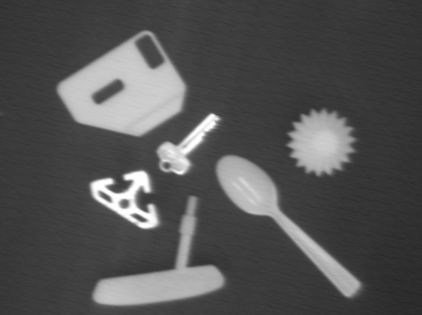
%> input picture COMS4731_HW2/hw2_dy2349/MATLAB/many_objects_1.png, 422 x 315 px, given in place of labeled_many_objects_1.png, which was not available
$ octave untitled4.m   (GNU Octave 9; MATLAB toolbox functions it lacks are replaced by stand-ins)
%> lines starting %> are read from the running program, lines starting %| are printed output that depends on the picture; pictures that were not available may be replaced by others from this repository, and a replacement may not be noted
### COMS4731_HW2/hw2_dy2349/MATLAB/compute2DProperties.m
function [db, out_img] = compute2DProperties(orig_img, labeled_img)
[m, n] = size(labeled_img);
%find the number of labeled objects
num = max(max(uint8(labeled_img)));
db = zeros(7, num);
for i = 1 : num
    db(1, i) = i;
    row_sum = 0;
    col_sum = 0;
    a_0 = 0;
    b_0 = 0;
    c_0 = 0;
    % find the indices of all the pixels equal to the particular label
    points = find(labeled_img==i);
    % the area of the object is the number of pixels equal to the
    % particular label
    area = length(points);
    db(7, i) = area;
    for j = 1 : length(points)
        x = points(j) / m;
        y = mod(points(j), m);
        row_sum = row_sum + x;
        col_sum = col_sum + y;
        a_0 = a_0 + x*x;
        b_0 = b_0 + 2*x*y;
        c_0 = c_0 + y*y;
    end
    row_pos = row_sum / area;
    col_pos = col_sum / area;
    db(2, i) = row_pos;
    db(3, i) = col_pos;
    a = a_0 - 2 * row_sum * row_pos + row_pos * row_pos * area;
    b = b_0 - 2*row_sum * col_pos - 2*col_sum * row_pos + 2*row_pos * col_pos * area;
    c = c_0 - 2 * col_sum * col_pos + col_pos * col_pos * area;
    e_min = (a + c) / 2 - sqrt(b * b + (c-a)^2) / 2;
    e_max = (a + c) / 2 + sqrt(b * b + (a-c)^2) / 2;
    db(4, i) = e_min;
    db(5, i) = atan2(b, a-c) / 2;
    db(6, i) = e_min / e_max;
end
fh1 = figure();
imshow(orig_img);
hold on;
for i = 1 : length(db(1, :))
    plot( db(2, i), db(3, i), 'ws', 'MarkerFaceColor', [1 0 0]);
    line([db(2, i)-30, db(2, i)+30],[db(3, i)-30*tan(db(5, i)), db(3, i)+ 30*tan(db(5, i))], ...
        'LineWidth',2, 'Color', [0, 1, 0]);
end
out_img = saveAnnotatedImg(fh1);
end

function annotated_img = saveAnnotatedImg(fh)
figure(fh); % Shift the focus back to the figure fh
set(fh, 'WindowStyle', 'normal');
img = getimage(fh);
truesize(fh, [size(img, 1), size(img, 2)]);
frame = getframe(fh);
pause(0.5);
annotated_img = frame.cdata;
end

### matlab_tests/untitled4.m
db_img = 'many_objects_1';
labeled_img = imread(['labeled_' db_img '.png']);
%> labeled_img is the input picture: size 315x422 uint8; min 38, max 254, mean 82.3
orig_img = imread([db_img '.png']);
[obj_db, out_img] = compute2DProperties(orig_img, labeled_img);
%> in compute2DProperties, `num = max(max(uint8(labeled_img)));`: num = 254
%> the loop in compute2DProperties, `for i = 1 : num` made 254 passes
%> (area, row_pos, col_pos, a, b, c, e_min, e_max) on passes 40 to 42: (23, 412.5, 230.3, 1615.3, -7470.8, 342410.4, 1574.3, 342451.4), (57, 411.6, 267.6, 4399.1, -9873.9, 408229.9, 4338.8, 408290.2), (88, 407.9, 280, 9240.8, -16534.8, 354561, 9043, 354758.8)
%> in saveAnnotatedImg, `annotated_img = frame.cdata;`:
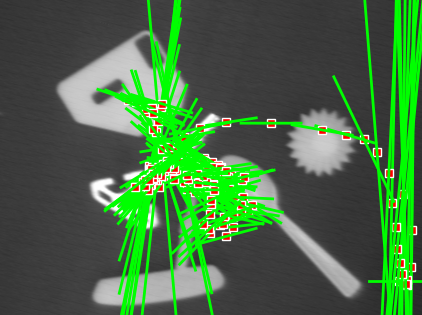
%> annotated_img: size 315x422x3 uint8; mean R, G, B 69.2, 108.9, 66.9
% [9 lines of commented-out code are left out]
orig = imread('many_objects_2.png');
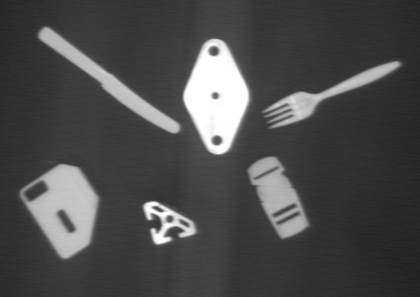
%> input picture COMS4731_HW2/hw2_dy2349/MATLAB/many_objects_2.png, 420 x 297 px, shrunk from 561 x 397 before the run
%> orig is the input picture: size 297x420 uint8; min 32, max 255, mean 75.1
labeled = imread('labeled_many_objects_2.png');
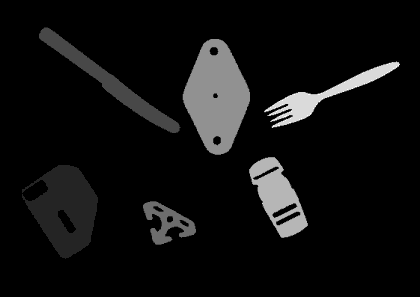
%> input picture COMS4731_HW2/hw2_dy2349/MATLAB/results/labeled_many_objects_2.png, 420 x 297 px, shrunk from 561 x 397 before the run
%> labeled is the input picture: size 297x420 uint8; min 0, max 7, mean 0.437
output_img = recognizeObject(orig, labeled, obj_db);
% [1 line not run here, left out]
function output_img = recognizeObject(orig_img, labeled_img, obj_db)
[props, out] = compute2DProperties(orig_img, labeled_img);
%> the loop in compute2DProperties (call 2), `for i = 1 : num` made 7 passes
%> the loop in compute2DProperties (call 2), `for i = 1 : length(db(1, :))` made 7 passes
%> call 2 of saveAnnotatedImg, with fh = 2
%> in saveAnnotatedImg (call 2), `annotated_img = frame.cdata;`:
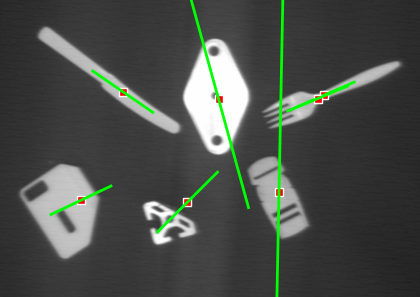
%> annotated_img: size 297x420x3 uint8; mean R, G, B 73, 77.4, 72.6
count = 0;
labels = zeros(length(props(1, :)),1);
length(props(1, :))
%> ans = 7
length(obj_db(1, :))
%> ans = 254

for i = 1 : length(props(1, :))
    for j = 1 : length(obj_db(1, :))
        if abs(props(6, i) - obj_db(6, j)) >= props(6, i)*0.1
            continue;
        end
        if abs(props(7, i) - obj_db(7, j)) >= 300
            continue;
        end
        count = count + 1;
        labels(count) = props(1, i);
    end
end
%> this loop made 7 passes
imshow(orig_img);
hold on;
for i = 1 : count
    label = labels(i);
    plot( props(2, label), props(3, label), 'ws', 'MarkerFaceColor', [1 0 0]);
    line([props(2, label), props(3, label)],[props(2, label)+20, props(3, label)+ 20*tan(props(5, label))], 'LineWidth',2, 'Color', [0, 1, 0]);
    %quiver(props(2, label), props(3, label), 20, 20*tan(props(5, label)), 'r','LineWidth',1.5);
end
%> this loop made 40 passes
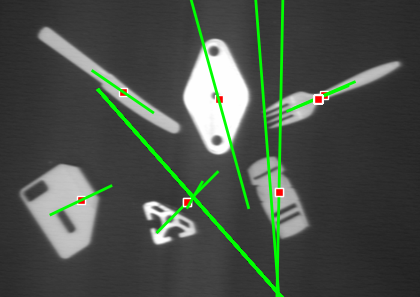
%> figure redrawn from the program's plot data
%> the run ends on the next line
ouput_img = orig_img;
end
